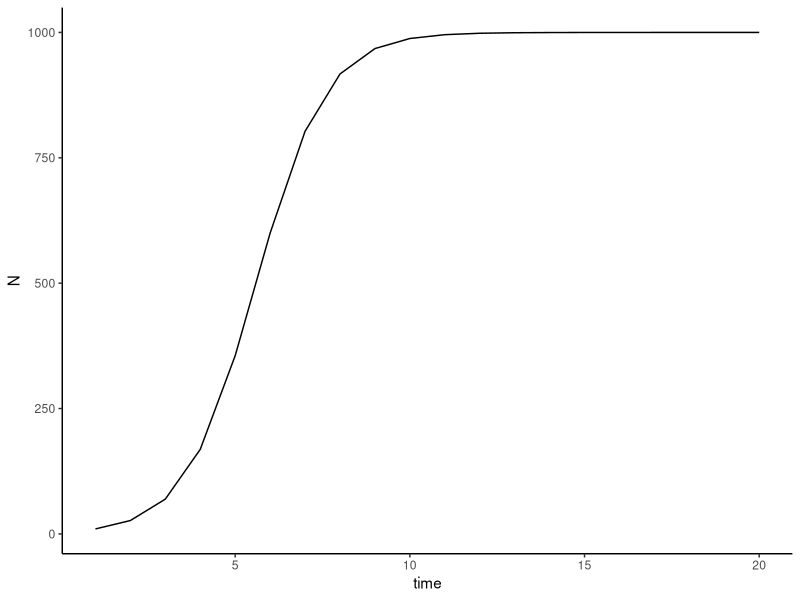
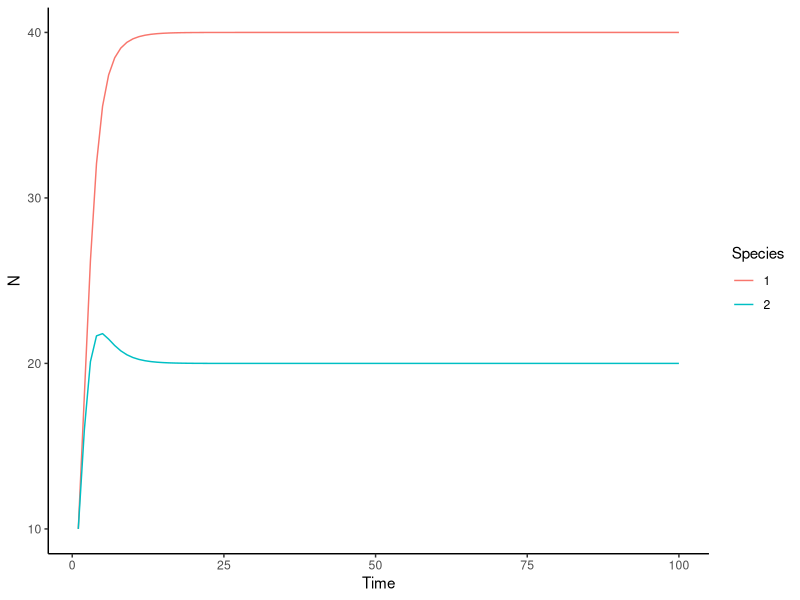

The R script that drew these images, in order:
library(deSolve)
library(ggplot2) # because we will plot things
library(tidyr) # because we will manipulate some data

# Creating a function for logistic growth
logGrowth <- function(t, y, p) {
  N <- y[1]
  with(as.list(p), {
    dN.dt <- r * N * (1 - a * N)
    return(list(dN.dt))
  })
}

# named vector with parameters
p <- c(r = 1, a = 0.001)
# initial condition
y0 <- c(N = 10)
# time steps
t <- 1:20

# give the function and the parameters to the ode function
out_log <- ode(y = y0, times = t, func = logGrowth, parms = p)

head(out_log)

df_log <- as.data.frame(out_log)
ggplot(df_log) +
  geom_line(aes(x = time, y = N)) +
  theme_classic()

LVComp <- function(t, y, p) {
  N <- y
  with(as.list(p), {
    dN1.dt <- r[1] * N[1] * (1 - a[1, 1] * N[1] - a[1, 2] * N[2])
    dN2.dt <- r[2] * N[2] * (1 - a[2, 1] * N[1] - a[2, 2] * N[2])
    return(list(c(dN1.dt, dN2.dt)))
  })
}

# LV parameters
a <- matrix(c(0.02, 0.01, 0.01, 0.03), nrow = 2)
r <- c(1, 1)
p2 <- list(r, a)
N0 <- c(10, 10)
t2 <- c(1:100)

out_lv <- ode(y = N0, times = t2, func = LVComp, parms = p2)
head(out_lv)

df_lv <- pivot_longer(as.data.frame(out_lv), cols = 2:3)

ggplot(df_lv) +
  geom_line(aes(x = time, y = value, color = name)) +
  labs(x = "Time", y = "N", color = "Species") +
  theme_classic()
